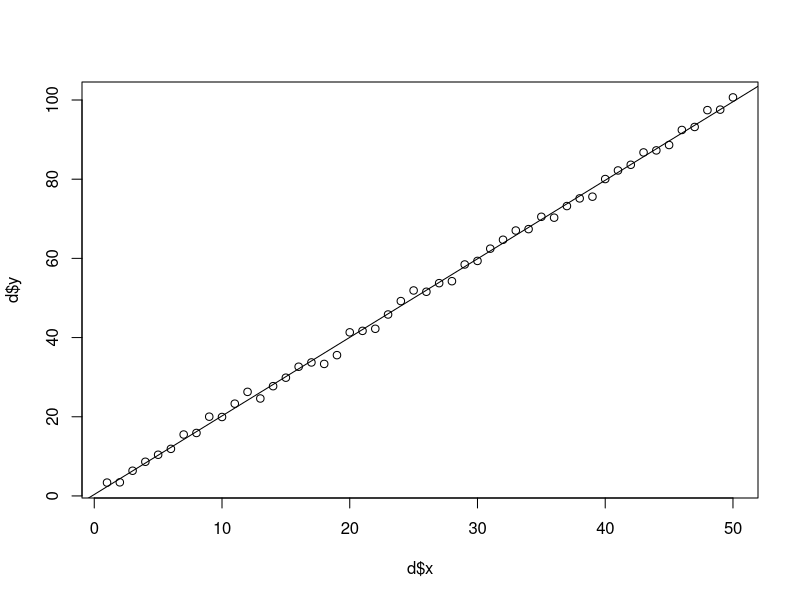

R code for this plot:
## ---- chunk 1
set.seed(42)
d <- data.frame(x = seq_len(50), noise = rnorm(50))
d$y <- 2 * d$x + d$noise
fit <- lm(y ~ x, data = d)
stopifnot(abs(coef(fit)[['x']] - 2) < 0.1)
summary(fit)
## ---- chunk 2
plot(d$x, d$y)
abline(fit)
sessionInfo()
